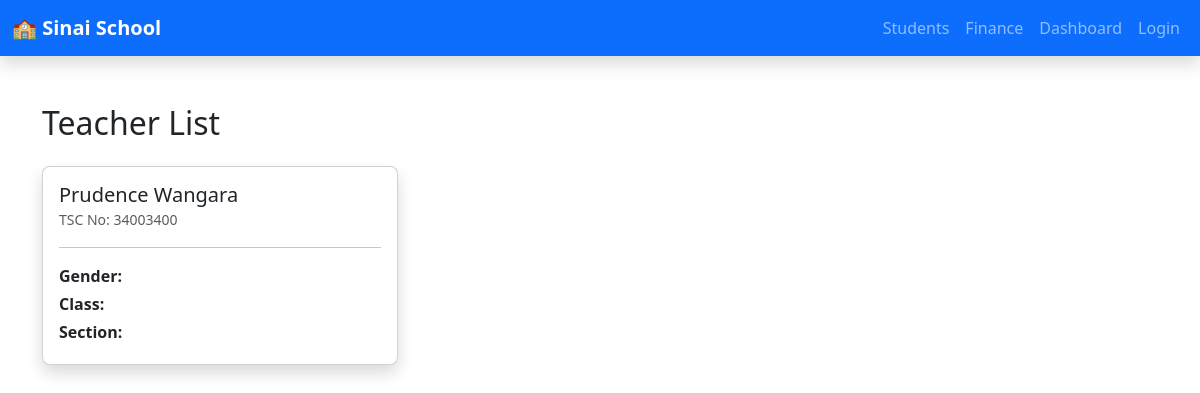
Before: /staff/ with the older database file.
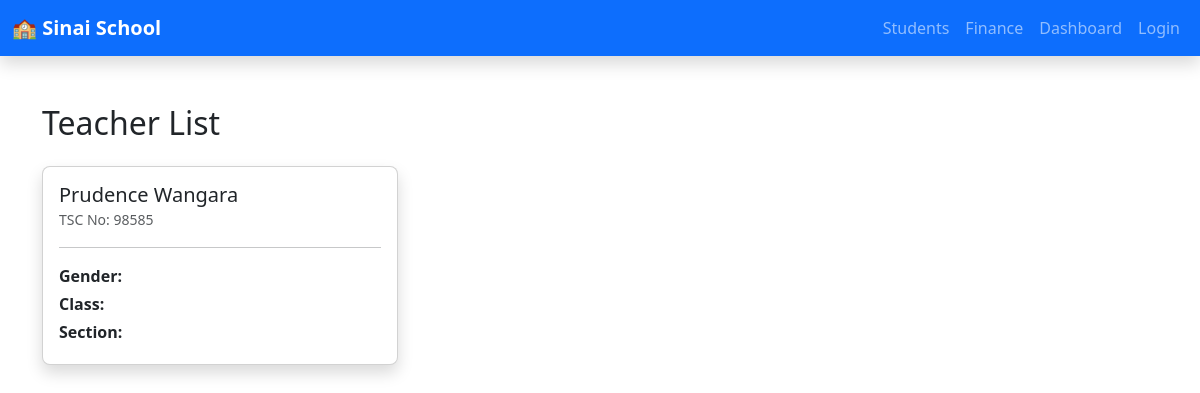
After: the same page with the newer database file.
### staff/models.py (models this page shows, shortened)
class Teacher(models.Model):
    user = models.OneToOneField(User, on_delete=models.CASCADE)
    phone = models.CharField(max_length=20)
    Id_no = models.CharField(max_length=50)
    hire_date = models.DateTimeField(auto_now=True)

### staff/views.py (the view)
# urls.py: path('', views.IndexView, name='index'),
class IndexView(ListView):
    model = Teacher
    template_name = 'staff/teacher_list.html'
    context_object_name = 'teachers'
    def get_queryset(self):
        return Teacher.objects.select_related('user').all()

### staff/templates/staff/teacher_list.html
{% extends "students/base.html" %}
{% block content %}
<div class="container mt-4">
    <h2 class="mb-4">Teacher List</h2>
    <div class="row">
        {% for teacher in teachers %}
        <div class="col-md-6 col-lg-4 mb-4">
            <div class="card shadow rounded-3">
                <div class="card-body">
                    <div class="d-flex align-items-center">
                        <div>
                            <h5 class="card-title mb-0">{{ teacher.user.first_name }}  {{teacher.user.last_name}}</h5>
                            <small class="text-muted">TSC No: {{ teacher.Id_no }}</small>
                        </div>
                    </div>
                    <hr>
                    <p class="mb-1"><strong>Gender:</strong> {{ student.gender }}</p>
                    <p class="mb-1"><strong>Class:</strong> {{ student.class_name }}</p>
                    <p class="mb-1"><strong>Section:</strong> {{ student.section }}</p>
                </div>
            </div>
        </div>
        {% empty %}
        <p>No students found.</p>
        {% endfor %}
    </div>
</div>
{% endblock %}

Changed rows visible on the page:
changed Teacher "Prudence": Id_no "34003400" → "98585"
